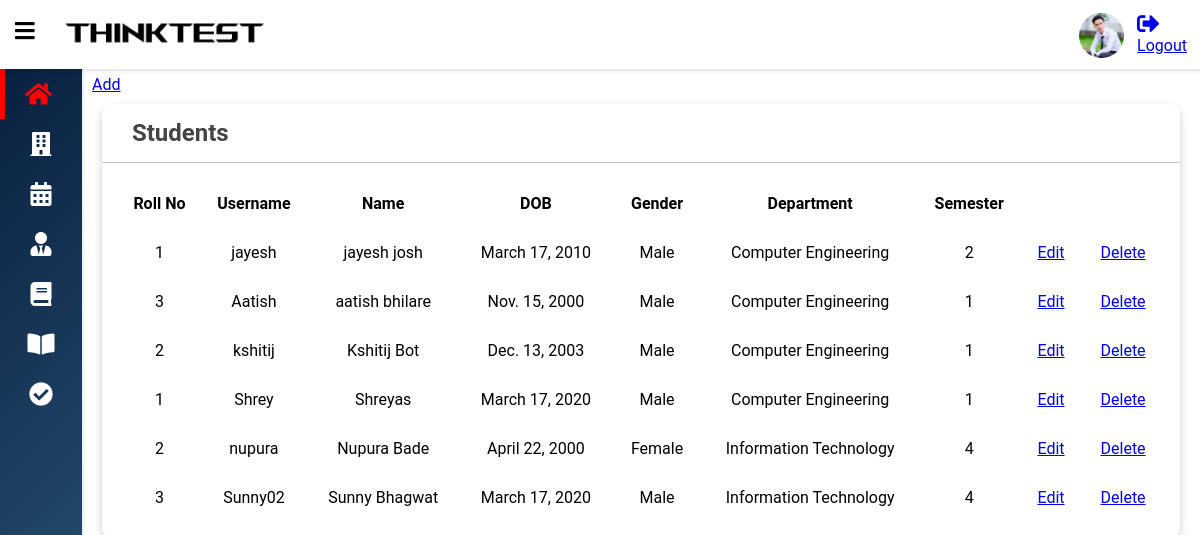
The page /student (signed in) on the database its author committed.
### Assignmentapp/models.py (models this page shows, shortened)
class Student(models.Model):
    user_ref = models.ForeignKey(User, models.SET_NULL, verbose_name='User Details', related_name='user_reference2',
                                 blank=True, null=True)
    stud_roll = models.IntegerField(verbose_name='Student Roll No')
    dept = models.ForeignKey(Department, models.SET_NULL, verbose_name='Student Department',
                             blank=True, null=True)
    semref = models.ForeignKey(Semester, models.SET_NULL, verbose_name='Semester No',
                               blank=True, null=True)

class User(AbstractUser):
    gender = (
        ('1', 'Female'),
        ('2', 'Male'),
    )
    userrole = (
        ('1', 'Admin'),
        ('2', 'Teacher'),
        ('3', 'Student'),
    )
    first_name = None
    last_name = None
    user_full_name = models.CharField(max_length=100, null=True)
    user_mobile = models.IntegerField(null=True)
    user_address = models.TextField(verbose_name='Address', blank=True, null=True)
    user_image = models.ImageField(blank=True, null=True, upload_to='profileimages/', )
    user_gender = models.CharField(verbose_name='Gender', max_length=20, choices=gender, default='1',
                                   blank=True, null=True)
    user_role = models.CharField(verbose_name='User Role', max_length=20, choices=userrole, default='1',
                                 blank=True, null=True)
    user_dob = models.DateField(verbose_name='Date of Birth', blank=True, null=True)
    objects = UserManager()
    class Meta:
        verbose_name_plural = 'Users'

class Department(models.Model):
    dept_name = models.CharField(verbose_name='Department Name', max_length=40)
    teacher_count = models.IntegerField(blank=True, null=True)
    student_count = models.IntegerField(blank=True, null=True)
    class Meta:
        verbose_name_plural = 'Departments'

class Semester(models.Model):
    dept = models.ForeignKey(Department, models.SET_NULL, verbose_name='Department Name',
                             blank=True, null=True)
    sem_no = models.IntegerField()
    sub_count = models.IntegerField(blank=True, null=True)

### Assignmentapp/decorators.py (the view)
    def wrapper_func(request, *args, **kwargs):
        if not request.user.user_role == '3':
            return view_func(request, *args, **kwargs)
        else:
            return HttpResponse('<h1>Access Denied</h1>')

### Assignmentapp/views.py (called while the page is built)
@login_required(login_url='login')
@adminteacher_authentication
def student(request):
    students = Student.objects.all()
    context = {'students': students}
    return render(request, 'student/student.html', context)

### templates/student/student.html
{% extends "base.html" %}
{% block bodycontent %}
<div class="wrapper">
    <div class="row">
        <a href="{% url 'addstudent' %}">Add</a>
    </div>
    <div class="row">
        <div class="col-12 col-m-12 col-sm-12">
            <div class="card">
                <div class="card-header">
                    <h2>
                        Students
                    </h2>
                </div>
                <div class="card-content">
                    <table>
                        <thead>
                        <tr>
                            <th>Roll No</th>
                            <th>Username</th>
                            <th>Name</th>
                            <th>DOB</th>
                            <th>Gender</th>
                            <th>Department</th>
                            <th>Semester</th>
                            <th></th>
                            <th></th>
                        </tr>
                        </thead>
                        <tbody>
                        {% for student in students %}
                        <tr>
                            <td>{{student.stud_roll}}</td>
                            <td>{{student.user_ref.username}}</td>
                            <td>{{student.user_ref.user_full_name}}</td>
                            <td>{{student.user_ref.user_dob}}</td>
                            <td>{{student.user_ref.get_user_gender_display}}</td>
                            <td>{{student.dept.dept_name}}</td>
                            <td>{{student.semref.sem_no}}</td>
                            <td><a href="{% url 'editstudent' student.id %}">Edit</a></td>
                            <td><a href="{% url 'deletestudent' student.id %}">Delete</a></td>
                        </tr>
                        {% endfor %}
                        </tbody>
                    </table>
                </div>
            </div>
        </div>
    </div>
</div>
{% endblock %}

### static/css/style.css (style rules this page uses)
* { box-sizing: border-box; }
body { font-family: 'Roboto', sans-serif; background: var(--main-bg-color); color: var(--main-color); margin: 0; }
.wrapper { padding: 10px; margin-left: 82px; padding-top: 75px; background: var(--second-bg-color); transition: margin-left .5s; }
.row { display: flex; flex-wrap: wrap; flex-direction: row; }
.row:after, .row:before { box-sizing: border-box; }
[class*="col-"] { padding: 10px; }
.card { background: var(--main-bg-color); color: var(--main-color); border-radius: 10px; margin-bottom: 10px; box-shadow: 0 4px 8px 0 rgba(0,0,0,0.2); }
.card-header { padding: 15px 30px; border-bottom: 1px solid rgb(197, 197, 197); position: relative; }
.card-header h2 { color: #444444; margin: 0; }
.card-content { padding: 16px; overflow-x: auto; }
table { border-collapse: collapse; width: 100%; }
table td { padding: 15px; text-align: center; }
table th { padding: 15px 12px; text-align: center; }
@media only screen and (min-width: 600px) { .col-sm-12 { width: 100%; } }
@media only screen and (min-width: 768px) { .col-m-12 { width: 100%; } }
@media only screen and (min-width: 992px) { .col-12 { width: 100%; } }

### rows shown on the page
Student: stud_roll "1", user_ref.username "jayesh", user_ref.user_full_name "jayesh josh", user_ref.user_dob "March 17, 2010", user_ref.user_gender "Male", dept.dept_name "Computer Engineering", semref.sem_no "2"
Student: stud_roll "3", user_ref.username "Aatish", user_ref.user_full_name "aatish bhilare", user_ref.user_dob "Nov. 15, 2000", user_ref.user_gender "Male", dept.dept_name "Computer Engineering", semref.sem_no "1"
Student: stud_roll "2", user_ref.username "kshitij", user_ref.user_full_name "Kshitij Bot", user_ref.user_dob "Dec. 13, 2003", user_ref.user_gender "Male", dept.dept_name "Computer Engineering", semref.sem_no "1"
Student: stud_roll "1", user_ref.username "Shrey", user_ref.user_full_name "Shreyas", user_ref.user_dob "March 17, 2020", user_ref.user_gender "Male", dept.dept_name "Computer Engineering", semref.sem_no "1"
Student: stud_roll "2", user_ref.username "nupura", user_ref.user_full_name "Nupura Bade", user_ref.user_dob "April 22, 2000", user_ref.user_gender "Female", dept.dept_name "Information Technology", semref.sem_no "4"
Student: stud_roll "3", user_ref.username "Sunny02", user_ref.user_full_name "Sunny Bhagwat", user_ref.user_dob "March 17, 2020", user_ref.user_gender "Male", dept.dept_name "Information Technology", semref.sem_no "4"
